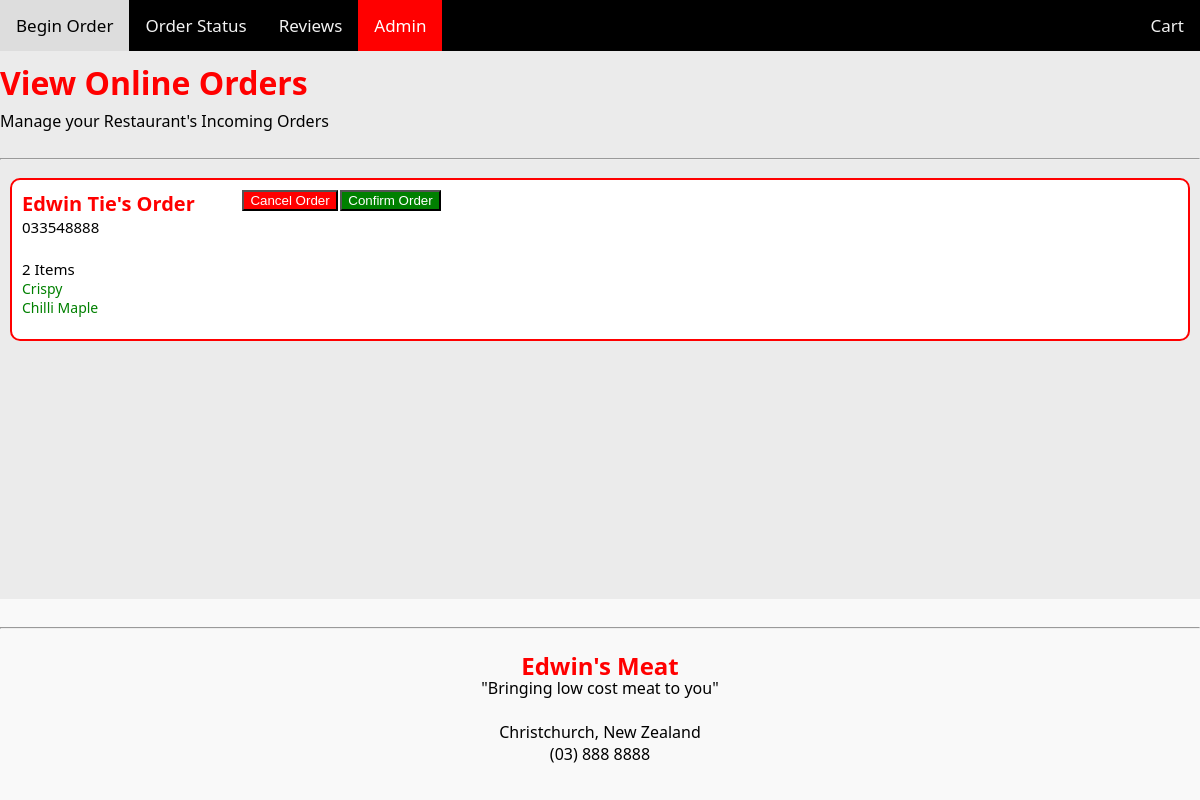
/admin, run on an earlier commit of the app's database.
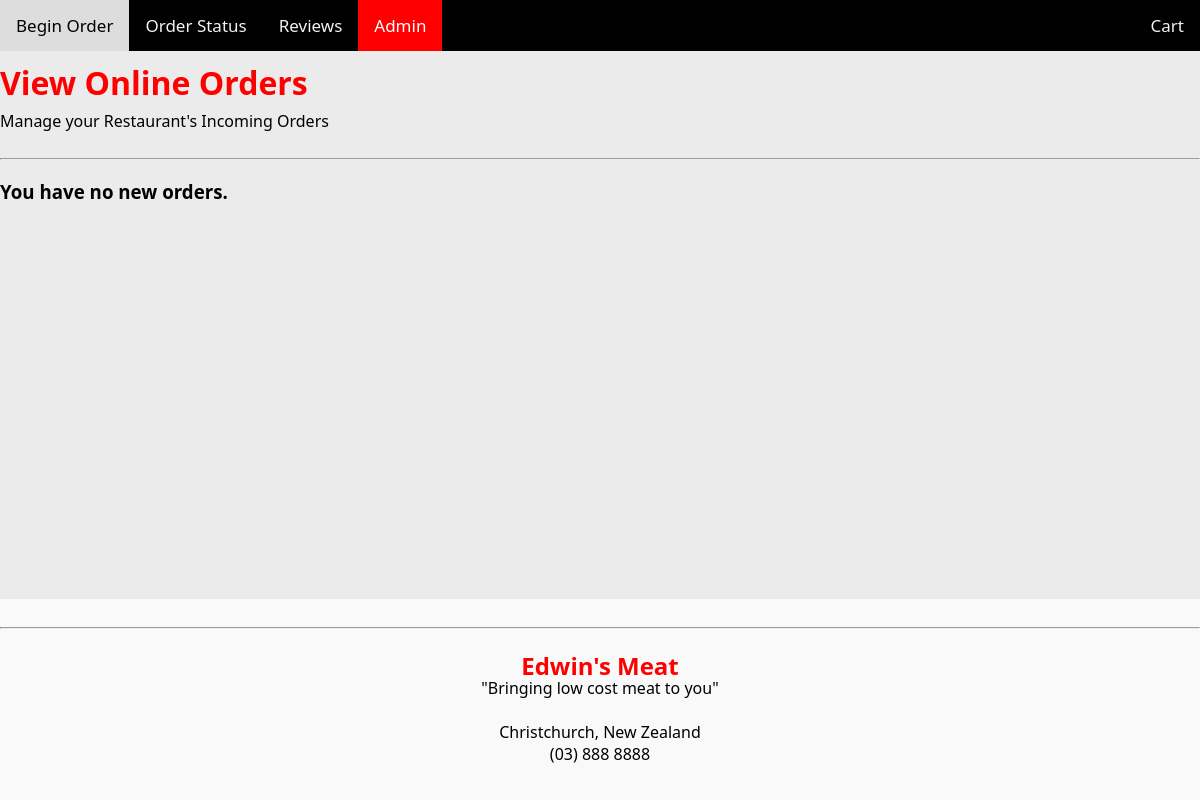
And on a later commit of the database.
### tables this page shows
CREATE TABLE Orders (orderid INTEGER PRIMARY KEY AUTOINCREMENT, firstname TEXT, lastname TEXT, phonenumb TEXT, foodlist, status TEXT);

CREATE TABLE fooditems (food_id INTEGER PRIMARY KEY AUTOINCREMENT, category REFERENCES categories (cat_id), food_name TEXT, cost NUMERIC, image TEXT, description TEXT);

### routes.py (the view, shortened to what this page needs)
@app.route("/admin", methods=["GET","POST"])
def admin():
    conn, cur = get_db_connection()
    cur.execute('SELECT * From Orders')
    results = cur.fetchall()
    cur.execute('SELECT * FROM fooditems')
    foods = cur.fetchall()
    return render_template("admin.html", order=results, foods=foods)

### routes.py (called while the page is built)
def get_db_connection():
    conn = sqlite3.connect('data.db')
    cur = conn.cursor()
    return conn, cur

@app.template_filter('to_dict') # template filter, convert json string to json obj
def to_dict(my_string):
    return json.loads(my_string)

### templates/admin.html (shortened to what this page needs)
{% extends "layout.html" %}
{% block content %}
<div class="admin_wrpr">
    <h1>View Online Orders</h1>
    <p>Manage your Restaurant's Incoming Orders</p>
    <hr>
    {% if not order %}
    <h3>You have no new orders.</h3>
    <br>
    {% endif %}
    {% if order %}
    <div input="submit" class="grid-admin">
        {% for i in order %}
        {% set order_dict = i[4] | to_dict %}
        <div class="grid-food" data-food-id="{{ i[0] }}">
            <span class="contents">
                <div class="fooditerationtitle"> {{i[1]}} {{i[2]}}'s Order</div>
                <div class="foodpricecart"> {{i[3]}}</div>
                <br>
                <div class="foodpricecart"> {{order_dict |count}} Items </div>
                {% for fooditeration in order_dict %}
                {% for literalfood in foods %}
                {% if literalfood[0] | string == fooditeration %}
                <div class="fooditeration"> {{literalfood[2]}} </div>
                {% endif %}
                {% endfor %}
                {% endfor %}
                <br>
            </span>
            {% if i[5] == "ready" %}
            <form id="pickedup" action="/admin" method='POST'>
                <button name="pickedup" value='{{i[0]}}' class="adminbtn3">Order Picked Up</button>
            </form>
            {% elif i[5] == "avail" %}
            <form id="cancelorder" action="/admin" method='POST'>
                <button name="cancelorder" value='{{i[0]}}' class="adminbtn">Cancel Order</button>
            </form>
            <form id="confirmorder" action="/admin" method='POST'>
                <button name="confirmorder" value='{{i[0]}}' class="adminbtn1">Confirm Order</button>
            </form>
            {% elif i[5] == "progress" %}
            <form id="readypickup" action="/admin" method='POST'>
                <button name="readypickup" value='{{i[0]}}' class="adminbtn3">Order Ready for Pickup</button>
            </form>
            {% endif %}
        </div>
        {% endfor %}
    </div>
    {% endif %}
    {% endblock %}

What changed in the data, as far as the page shows it:
removed Orders: firstname "Edwin", lastname "Tie", phonenumb "033548888", order_dict "2", {{ i[0] }} 74 (drawn)
no longer on this page (row unchanged): fooditems: food_name "Crispy"
no longer on this page (row unchanged): fooditems: food_name "Chilli Maple"
Also different on the page:
text now shown: "You have no new orders."
